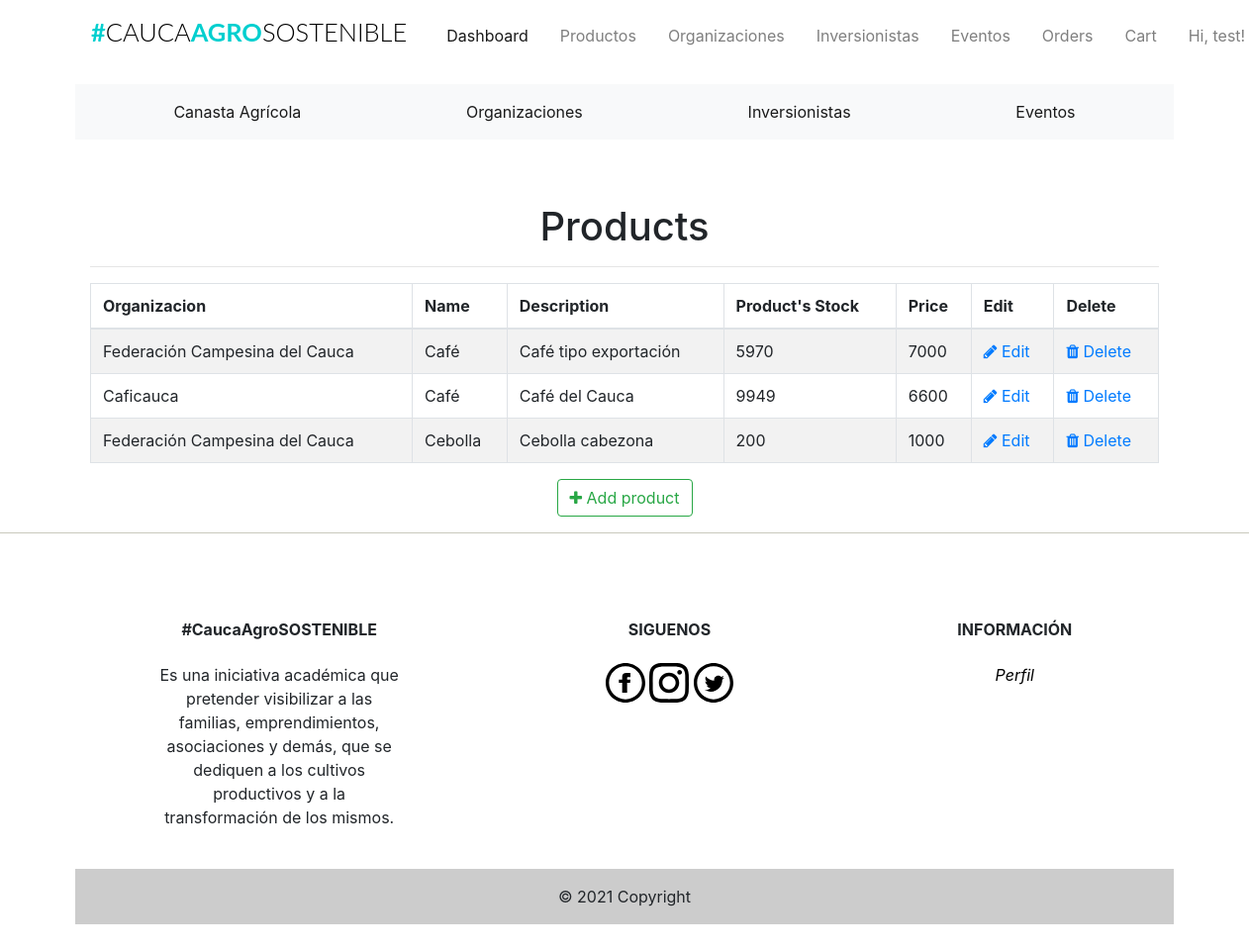
/admin/products (signed in), run on an earlier commit of the app's database.
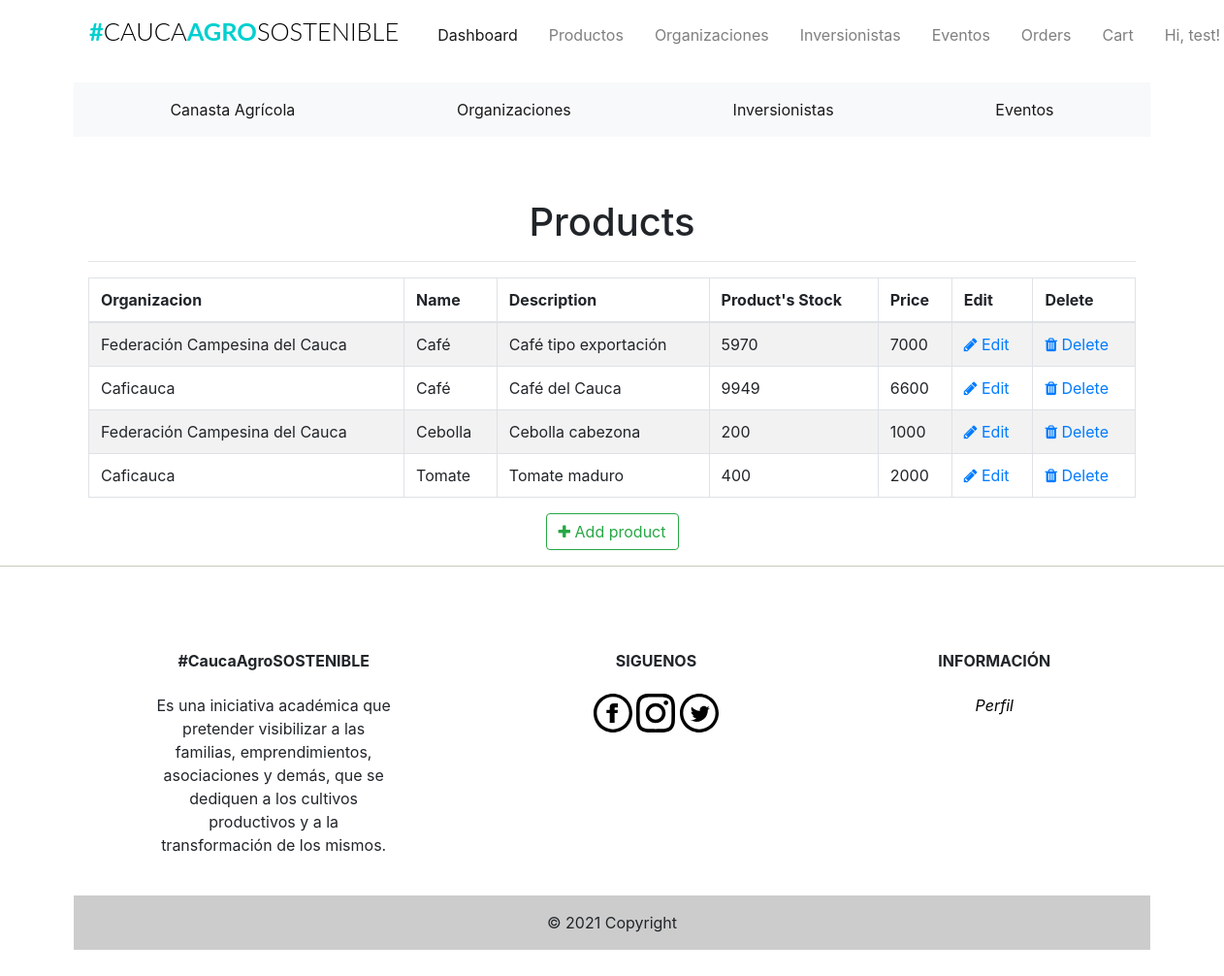
And on a later commit of the database.
### app/models.py (models this page shows, shortened)
class Products(db.Model):
    __tablename__ = 'products'
    id = db.Column(db.Integer, primary_key=True)
    product_name = db.Column(db.String(100), index=True)
    product_price = db.Column(db.Integer, index=True)
    product_image = db.Column(db.String(120))
    product_description = db.Column(db.String(200))
    product_stock = db.Column(db.Integer)
    promotion_value = db.Column(db.Integer, index=True)
    organizacion_id = db.Column(db.Integer, db.ForeignKey('organizaciones.id'))

class Organizaciones(db.Model):
    __tablename__ = 'organizaciones'
    id = db.Column(db.Integer, primary_key=True)
    organizacion_name = db.Column(db.String(20), index=True)
    organizacion_image = db.Column(db.String(120))
    organizacion_location = db.Column(db.String(120))
    organizacion_phone = db.Column(db.String(15))
    product = db.relationship('Products', backref='organizacion')

### app/admin/routes.py (the view)
@admin.route('/products', methods=['GET'])
@login_required
def list_products():
    check_admin()
    '''
	list all products
	'''
    products = Products.query.all()
    return render_template('admin/products/products.html', title='Products', products=products)

### app/admin/routes.py (called while the page is built)
def check_admin():
    if not current_user.is_admin:
        abort(403)

### app/models.py (called while the page is built)
@login_manager.user_loader
def load_user(id):
    return Users.query.get(int(id))

### app/templates/admin/products/products.html (shortened to what this page needs)
{% extends "base.html" %}
{% block head %}
<head>
    <link href="//maxcdn.bootstrapcdn.com/font-awesome/4.1.0/css/font-awesome.min.css" rel="stylesheet">
</head>
{% endblock head %}
{% block body %}
<div class="container">
  <div class="outer">
    <div class="middle">
      <div class="inner">
        <br/>
        <br/>
        <h1 style="text-align:center;">Products</h1>
        {% if products %}
          <hr class="intro-divider">
            <table class="table table-striped table-bordered">
              <thead>
                <tr>
                  <th> Organizacion</th>
                  <th> Name</th>
                  <th> Description </th>
                  <th> Product's Stock </th>
                  <th> Price </th>
                  <th> Edit </th>
                  <th> Delete </th>
                </tr>
              </thead>
              <tbody>
              {% for product in products %}
                <tr>
                  <td>{{ product.organizacion.organizacion_name}} </td>
                  <td> {{ product.product_name }} </td>
                  <td> {{ product.product_description }} </td>
                  <td> {{ product.product_stock }} </td>
                  <td> {{ product.product_price }} </td>
                  <td>
                    <a href="{{ url_for('admin.edit_product', id=product.id) }}">
                      <i class="fa fa-pencil"></i> Edit
                    </a>
                  </td>
                  <td>
                    <a href="{{ url_for('admin.delete_product', id=product.id) }}">
                      <i class="fa fa-trash" aria-hidden="true"></i> Delete
                    </a>
                  </td>
                </tr>
              {% endfor %}
              </tbody>
            </table>
          </div>
          <div style="text-align: center">
        {% else %}
          <div style="text-align: center">
            <h3> No Products have been added. </h3>
            <hr class="intro-divider">
        {% endif %}
          <a href="{{ url_for('admin.add_product') }}" class="btn btn-outline-success">
            <i class="fa fa-plus"></i>
            Add product
          </a>
        </div>
      </div>
    </div>
  </div>
{% endblock %}

What changed in the data, as far as the page shows it:
added Products: organizacion.organizacion_name "Caficauca", product_name "Tomate", product_description "Tomate maduro", product_stock "400", product_price "2000"
